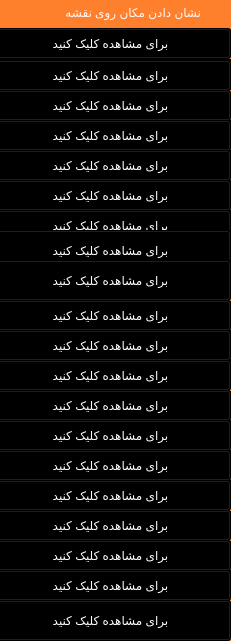
   <widget class="QWidget" name="widget_4" native="true">
    <property name="geometry">
     <rect>
      <x>-1</x>
      <y>0</y>
      <width>231</width>
      <height>641</height>
     </rect>
    </property>
    <property name="styleSheet">
     <string notr="true">background-color: rgb(255, 128, 44);</string>
    </property>
    <widget class="QLabel" name="label_24">
     <property name="geometry">
      <rect>
       <x>30</x>
       <y>2</y>
       <width>171</width>
       <height>20</height>
      </rect>
     </property>
     <property name="styleSheet">
      <string notr="true">color: rgb(255, 0, 4);
color: rgb(255, 246, 244);</string>
     </property>
     <property name="text">
      <string>نشان دادن مکان روی نقشه</string>
     </property>
    </widget>
    <widget class="Line" name="line_73">
     <property name="geometry">
      <rect>
       <x>2</x>
       <y>30</y>
       <width>231</width>
       <height>3</height>
      </rect>
     </property>
     <property name="styleSheet">
      <string notr="true">background-color: rgb(0, 0, 0);</string>
     </property>
     <property name="orientation">
      <enum>Qt::Horizontal</enum>
     </property>
    </widget>
    <widget class="Line" name="line_74">
     <property name="geometry">
      <rect>
       <x>0</x>
       <y>59</y>
       <width>231</width>
       <height>3</height>
      </rect>
     </property>
     <property name="styleSheet">
      <string notr="true">background-color: rgb(0, 0, 0);</string>
     </property>
     <property name="orientation">
      <enum>Qt::Horizontal</enum>
     </property>
    </widget>
    <widget class="Line" name="line_75">
     <property name="geometry">
      <rect>
       <x>0</x>
       <y>87</y>
       <width>231</width>
       <height>3</height>
      </rect>
     </property>
     <property name="styleSheet">
      <string notr="true">background-color: rgb(0, 0, 0);</string>
     </property>
     <property name="orientation">
      <enum>Qt::Horizontal</enum>
     </property>
    </widget>
    <widget class="Line" name="line_76">
     <property name="geometry">
      <rect>
       <x>0</x>
       <y>120</y>
       <width>231</width>
       <height>3</height>
      </rect>
     </property>
     <property name="styleSheet">
      <string notr="true">background-color: rgb(0, 0, 0);</string>
     </property>
     <property name="orientation">
      <enum>Qt::Horizontal</enum>
     </property>
    </widget>
    <widget class="Line" name="line_77">
     <property name="geometry">
      <rect>
       <x>0</x>
       <y>150</y>
       <width>231</width>
       <height>3</height>
      </rect>
     </property>
     <property name="styleSheet">
      <string notr="true">background-color: rgb(0, 0, 0);</string>
     </property>
     <property name="orientation">
      <enum>Qt::Horizontal</enum>
     </property>
    </widget>
    <widget class="Line" name="line_78">
     <property name="geometry">
      <rect>
       <x>0</x>
       <y>180</y>
       <width>231</width>
       <height>3</height>
      </rect>
     </property>
     <property name="styleSheet">
      <string notr="true">background-color: rgb(0, 0, 0);</string>
     </property>
     <property name="orientation">
      <enum>Qt::Horizontal</enum>
     </property>
    </widget>
    <widget class="Line" name="line_79">
     <property name="geometry">
      <rect>
       <x>0</x>
       <y>210</y>
       <width>231</width>
       <height>3</height>
      </rect>
     </property>
     <property name="styleSheet">
      <string notr="true">background-color: rgb(0, 0, 0);</string>
     </property>
     <property name="orientation">
      <enum>Qt::Horizontal</enum>
     </property>
    </widget>
    <widget class="Line" name="line_80">
     <property name="geometry">
      <rect>
       <x>0</x>
       <y>240</y>
       <width>231</width>
       <height>3</height>
      </rect>
     </property>
     <property name="styleSheet">
      <string notr="true">background-color: rgb(0, 0, 0);</string>
     </property>
     <property name="orientation">
      <enum>Qt::Horizontal</enum>
     </property>
    </widget>
    <widget class="Line" name="line_81">
     <property name="geometry">
      <rect>
       <x>0</x>
       <y>268</y>
       <width>231</width>
       <height>3</height>
      </rect>
     </property>
     <property name="styleSheet">
      <string notr="true">background-color: rgb(0, 0, 0);</string>
     </property>
     <property name="orientation">
      <enum>Qt::Horizontal</enum>
     </property>
    </widget>
    <widget class="Line" name="line_82">
     <property name="geometry">
      <rect>
       <x>0</x>
       <y>301</y>
       <width>231</width>
       <height>3</height>
      </rect>
     </property>
     <property name="styleSheet">
      <string notr="true">background-color: rgb(0, 0, 0);</string>
     </property>
     <property name="orientation">
      <enum>Qt::Horizontal</enum>
     </property>
    </widget>
    <widget class="Line" name="line_83">
     <property name="geometry">
      <rect>
       <x>0</x>
       <y>330</y>
       <width>231</width>
       <height>3</height>
      </rect>
     </property>
     <property name="styleSheet">
      <string notr="true">background-color: rgb(0, 0, 0);</string>
     </property>
     <property name="orientation">
      <enum>Qt::Horizontal</enum>
     </property>
    </widget>
    <widget class="Line" name="line_84">
     <property name="geometry">
      <rect>
       <x>0</x>
       <y>359</y>
       <width>231</width>
       <height>3</height>
      </rect>
     </property>
     <property name="styleSheet">
      <string notr="true">background-color: rgb(0, 0, 0);</string>
     </property>
     <property name="orientation">
      <enum>Qt::Horizontal</enum>
     </property>
    </widget>
    <widget class="Line" name="line_85">
     <property name="geometry">
      <rect>
       <x>0</x>
       <y>391</y>
       <width>231</width>
       <height>3</height>
      </rect>
     </property>
     <property name="styleSheet">
      <string notr="true">background-color: rgb(0, 0, 0);</string>
     </property>
     <property name="orientation">
      <enum>Qt::Horizontal</enum>
     </property>
    </widget>
    <widget class="Line" name="line_86">
     <property name="geometry">
      <rect>
       <x>0</x>
       <y>420</y>
       <width>231</width>
       <height>3</height>
      </rect>
     </property>
     <property name="styleSheet">
      <string notr="true">background-color: rgb(0, 0, 0);</string>
     </property>
     <property name="orientation">
      <enum>Qt::Horizontal</enum>
     </property>
    </widget>
    <widget class="Line" name="line_87">
     <property name="geometry">
      <rect>
       <x>0</x>
       <y>450</y>
       <width>231</width>
       <height>3</height>
      </rect>
     </property>
     <property name="styleSheet">
      <string notr="true">background-color: rgb(0, 0, 0);</string>
     </property>
     <property name="orientation">
      <enum>Qt::Horizontal</enum>
     </property>
    </widget>
    <widget class="Line" name="line_88">
     <property name="geometry">
      <rect>
       <x>0</x>
       <y>480</y>
       <width>231</width>
       <height>3</height>
      </rect>
     </property>
     <property name="styleSheet">
      <string notr="true">background-color: rgb(0, 0, 0);</string>
     </property>
     <property name="orientation">
      <enum>Qt::Horizontal</enum>
     </property>
    </widget>
    <widget class="Line" name="line_89">
     <property name="geometry">
      <rect>
       <x>0</x>
       <y>511</y>
       <width>231</width>
       <height>3</height>
      </rect>
     </property>
     <property name="styleSheet">
      <string notr="true">background-color: rgb(0, 0, 0);</string>
     </property>
     <property name="orientation">
      <enum>Qt::Horizontal</enum>
     </property>
    </widget>
    <widget class="Line" name="line_90">
     <property name="geometry">
      <rect>
       <x>0</x>
       <y>541</y>
       <width>231</width>
       <height>3</height>
      </rect>
     </property>
     <property name="styleSheet">
      <string notr="true">background-color: rgb(0, 0, 0);</string>
     </property>
     <property name="orientation">
      <enum>Qt::Horizontal</enum>
     </property>
    </widget>
    <widget class="Line" name="line_91">
     <property name="geometry">
      <rect>
       <x>0</x>
       <y>570</y>
       <width>231</width>
       <height>3</height>
      </rect>
     </property>
     <property name="styleSheet">
      <string notr="true">background-color: rgb(0, 0, 0);</string>
     </property>
     <property name="orientation">
      <enum>Qt::Horizontal</enum>
     </property>
    </widget>
    <widget class="Line" name="line_92">
     <property name="geometry">
      <rect>
       <x>0</x>
       <y>602</y>
       <width>231</width>
       <height>3</height>
      </rect>
     </property>
     <property name="styleSheet">
      <string notr="true">background-color: rgb(0, 0, 0);</string>
     </property>
     <property name="orientation">
      <enum>Qt::Horizontal</enum>
     </property>
    </widget>
    <widget class="QPushButton" name="pushButton_3">
     <property name="geometry">
      <rect>
       <x>-10</x>
       <y>28</y>
       <width>241</width>
       <height>31</height>
      </rect>
     </property>
     <property name="styleSheet">
      <string notr="true">background-color: rgb(0, 0, 0);
color: rgb(255, 255, 255);</string>
     </property>
     <property name="text">
      <string>برای مشاهده کلیک کنید</string>
     </property>
    </widget>
    <widget class="QPushButton" name="pushButton_4">
     <property name="geometry">
      <rect>
       <x>-10</x>
       <y>60</y>
       <width>241</width>
       <height>31</height>
      </rect>
     </property>
     <property name="styleSheet">
      <string notr="true">background-color: rgb(0, 0, 0);
color: rgb(255, 255, 255);</string>
     </property>
     <property name="text">
      <string>برای مشاهده کلیک کنید</string>
     </property>
    </widget>
    <widget class="QPushButton" name="pushButton_5">
     <property name="geometry">
      <rect>
       <x>-10</x>
       <y>90</y>
       <width>241</width>
       <height>31</height>
      </rect>
     </property>
     <property name="styleSheet">
      <string notr="true">background-color: rgb(0, 0, 0);
color: rgb(255, 255, 255);</string>
     </property>
     <property name="text">
      <string>برای مشاهده کلیک کنید</string>
     </property>
    </widget>
    <widget class="QPushButton" name="pushButton_6">
     <property name="geometry">
      <rect>
       <x>-10</x>
       <y>120</y>
       <width>241</width>
       <height>31</height>
      </rect>
     </property>
     <property name="styleSheet">
      <string notr="true">background-color: rgb(0, 0, 0);
color: rgb(255, 255, 255);</string>
     </property>
     <property name="text">
      <string>برای مشاهده کلیک کنید</string>
     </property>
    </widget>
    <widget class="QPushButton" name="pushButton_7">
     <property name="geometry">
      <rect>
       <x>-10</x>
       <y>150</y>
       <width>241</width>
       <height>31</height>
      </rect>
     </property>
     <property name="styleSheet">
      <string notr="true">background-color: rgb(0, 0, 0);
color: rgb(255, 255, 255);</string>
     </property>
     <property name="text">
      <string>برای مشاهده کلیک کنید</string>
     </property>
    </widget>
    <widget class="QPushButton" name="pushButton_8">
     <property name="geometry">
      <rect>
       <x>-10</x>
       <y>180</y>
       <width>241</width>
       <height>31</height>
      </rect>
     </property>
     <property name="styleSheet">
      <string notr="true">background-color: rgb(0, 0, 0);
color: rgb(255, 255, 255);</string>
     </property>
     <property name="text">
      <string>برای مشاهده کلیک کنید</string>
     </property>
    </widget>
    <widget class="QPushButton" name="pushButton_9">
     <property name="geometry">
      <rect>
       <x>-10</x>
       <y>210</y>
       <width>241</width>
       <height>31</height>
      </rect>
     </property>
     <property name="styleSheet">
      <string notr="true">background-color: rgb(0, 0, 0);
color: rgb(255, 255, 255);</string>
     </property>
     <property name="text">
      <string>برای مشاهده کلیک کنید</string>
     </property>
    </widget>
    <widget class="QPushButton" name="pushButton_10">
     <property name="geometry">
      <rect>
       <x>-10</x>
       <y>230</y>
       <width>241</width>
       <height>41</height>
      </rect>
     </property>
     <property name="styleSheet">
      <string notr="true">background-color: rgb(0, 0, 0);
color: rgb(255, 255, 255);</string>
     </property>
     <property name="text">
      <string>برای مشاهده کلیک کنید</string>
     </property>
    </widget>
    <widget class="QPushButton" name="pushButton_11">
     <property name="geometry">
      <rect>
       <x>-10</x>
       <y>260</y>
       <width>241</width>
       <height>41</height>
      </rect>
     </property>
     <property name="styleSheet">
      <string notr="true">background-color: rgb(0, 0, 0);
color: rgb(255, 255, 255);</string>
     </property>
     <property name="text">
      <string>برای مشاهده کلیک کنید</string>
     </property>
    </widget>
    <widget class="QPushButton" name="pushButton_12">
     <property name="geometry">
      <rect>
       <x>-10</x>
       <y>300</y>
       <width>241</width>
       <height>31</height>
      </rect>
     </property>
     <property name="styleSheet">
      <string notr="true">background-color: rgb(0, 0, 0);
color: rgb(255, 255, 255);</string>
     </property>
     <property name="text">
      <string>برای مشاهده کلیک کنید</string>
     </property>
    </widget>
    <widget class="QPushButton" name="pushButton_13">
     <property name="geometry">
      <rect>
       <x>-10</x>
       <y>330</y>
       <width>241</width>
       <height>31</height>
      </rect>
     </property>
     <property name="styleSheet">
      <string notr="true">background-color: rgb(0, 0, 0);
color: rgb(255, 255, 255);</string>
     </property>
     <property name="text">
      <string>برای مشاهده کلیک کنید</string>
     </property>
    </widget>
    <widget class="QPushButton" name="pushButton_14">
     <property name="geometry">
      <rect>
       <x>-10</x>
       <y>360</y>
       <width>241</width>
       <height>31</height>
      </rect>
     </property>
     <property name="styleSheet">
      <string notr="true">background-color: rgb(0, 0, 0);
color: rgb(255, 255, 255);</string>
     </property>
     <property name="text">
      <string>برای مشاهده کلیک کنید</string>
     </property>
    </widget>
    <widget class="QPushButton" name="pushButton_15">
     <property name="geometry">
      <rect>
       <x>-10</x>
       <y>390</y>
       <width>241</width>
       <height>31</height>
      </rect>
     </property>
     <property name="styleSheet">
      <string notr="true">background-color: rgb(0, 0, 0);
color: rgb(255, 255, 255);</string>
     </property>
     <property name="text">
      <string>برای مشاهده کلیک کنید</string>
     </property>
    </widget>
    <widget class="QPushButton" name="pushButton_16">
     <property name="geometry">
      <rect>
       <x>-10</x>
       <y>420</y>
       <width>241</width>
       <height>31</height>
      </rect>
     </property>
     <property name="styleSheet">
      <string notr="true">background-color: rgb(0, 0, 0);
color: rgb(255, 255, 255);</string>
     </property>
     <property name="text">
      <string>برای مشاهده کلیک کنید</string>
     </property>
    </widget>
    <widget class="QPushButton" name="pushButton_17">
     <property name="geometry">
      <rect>
       <x>-10</x>
       <y>450</y>
       <width>241</width>
       <height>31</height>
      </rect>
     </property>
     <property name="styleSheet">
      <string notr="true">background-color: rgb(0, 0, 0);
color: rgb(255, 255, 255);</string>
     </property>
     <property name="text">
      <string>برای مشاهده کلیک کنید</string>
     </property>
    </widget>
    <widget class="QPushButton" name="pushButton_18">
     <property name="geometry">
      <rect>
       <x>-10</x>
       <y>480</y>
       <width>241</width>
       <height>31</height>
      </rect>
     </property>
     <property name="styleSheet">
      <string notr="true">background-color: rgb(0, 0, 0);
color: rgb(255, 255, 255);</string>
     </property>
     <property name="text">
      <string>برای مشاهده کلیک کنید</string>
     </property>
    </widget>
    <widget class="QPushButton" name="pushButton_19">
     <property name="geometry">
      <rect>
       <x>-10</x>
       <y>510</y>
       <width>241</width>
       <height>31</height>
      </rect>
     </property>
     <property name="styleSheet">
      <string notr="true">background-color: rgb(0, 0, 0);
color: rgb(255, 255, 255);</string>
     </property>
     <property name="text">
      <string>برای مشاهده کلیک کنید</string>
     </property>
    </widget>
    <widget class="QPushButton" name="pushButton_20">
     <property name="geometry">
      <rect>
       <x>-10</x>
       <y>540</y>
       <width>241</width>
       <height>31</height>
      </rect>
     </property>
     <property name="styleSheet">
      <string notr="true">background-color: rgb(0, 0, 0);
color: rgb(255, 255, 255);</string>
     </property>
     <property name="text">
      <string>برای مشاهده کلیک کنید</string>
     </property>
    </widget>
    <widget class="QPushButton" name="pushButton_21">
     <property name="geometry">
      <rect>
       <x>-10</x>
       <y>570</y>
       <width>241</width>
       <height>31</height>
      </rect>
     </property>
     <property name="styleSheet">
      <string notr="true">background-color: rgb(0, 0, 0);
color: rgb(255, 255, 255);</string>
     </property>
     <property name="text">
      <string>برای مشاهده کلیک کنید</string>
     </property>
    </widget>
    <widget class="QPushButton" name="pushButton_22">
     <property name="geometry">
      <rect>
       <x>-10</x>
       <y>600</y>
       <width>241</width>
       <height>41</height>
      </rect>
     </property>
     <property name="styleSheet">
      <string notr="true">background-color: rgb(0, 0, 0);
color: rgb(255, 255, 255);</string>
     </property>
     <property name="text">
      <string>برای مشاهده کلیک کنید</string>
     </property>
    </widget>
   </widget>
